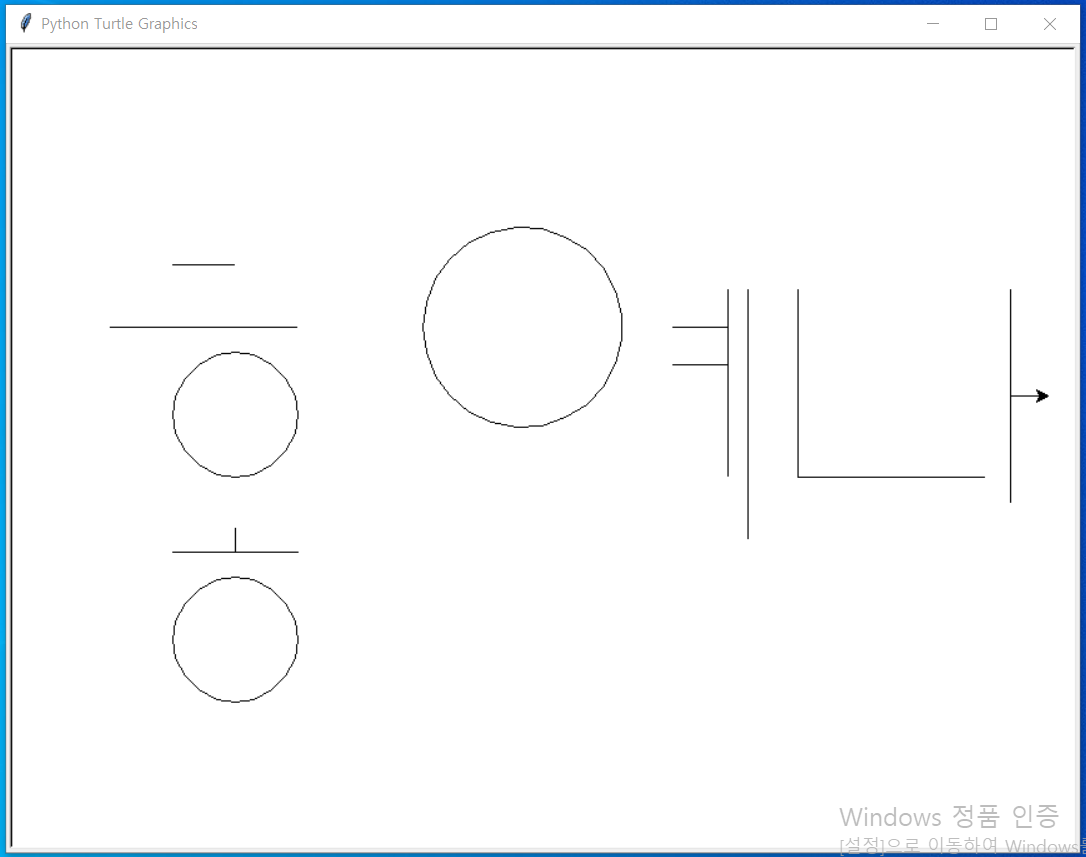

Python code for this plot:
Python 3.9.7 (tags/v3.9.7:1016ef3, Aug 30 2021, 20:19:38) [MSC v.1929 64 bit (AMD64)] on win32
Type "help", "copyright", "credits" or "license()" for more information.
>>> import turtle
>>> turtle.penup()
>>> turtle.goto(-300,100)
>>> turtle.goto(-300,150)
>>> turtle.pendown()
>>> turtle.forward(50)
>>> turtle.penup()
>>> turtle.goto(-250,100)
>>> turtle.goto(-450,100)
>>> turtle.goto(-350,100)
>>> turtle.pendown()
>>> turtle.forward(100)
>>> turtle.forward(50)
>>> 4
4
>>> turtle.penup()
>>> turtle.goto (-300,50)
>>> turtle.pendown()
>>> turtle.circle(50)
>>> turtle.undo()
>>> turtle.right(180)
>>> turtle.undo
<function undo at 0x000002126D064550>
>>> turtle.undo()
>>> turtle.undo()
>>> turtle.undo()
>>> turtle.goto(-300,30)
>>> turtle.pendown()
>>> turtle.right(90)
>>> turtle.circle(50)
>>> turtle.penup()
>>> turtle.goto(-300,-100)
>>> turtle.goto(-300,-80)
>>> turtle.left(90)
>>> turtle.forward(100)
>>> turtle.undo()
>>> turtle.pendown()
>>> turtle.forward(100)
>>> turtle.backward(50)
>>> turtle.left(90)
>>> turtle.forward(20)
>>> turtle.penup()
>>> turtle.goto(-300,-100)
>>> turtle.right(180)
>>> turtle.circle(50)
>>> turtle.forward(20)
>>> turtle.forward(30)
>>> turtle.pendown()
>>> turtle.circle(50)
>>> turtle.penup()
>>> turtle.goto(-150,100)
>>> turtle.left(90)
>>> turtle.forward(50)
>>> turtle.right(90)
>>> turtle.circle(80)
>>> turtle.pendown()
>>> turtle.circle(80)
>>> turtle.goto(-50,100)
>>> turtle.undo()
>>> turtle.penup()
>>> turtle.goto(100,100)
>>> turtle.left(90)
>>> turtle.pendown()
>>> turtle.forward(4)
>>> turtle.forwarad(40)
Traceback (most recent call last):
  File "<pyshell#62>", line 1, in <module>
    turtle.forwarad(40)
AttributeError: module 'turtle' has no attribute 'forwarad'
>>> turtle.forward(40)
>>> turtle.penup()
>>> turtle.goto(100,70)
>>> turtle.pendown()
>>> turtle.forward(40)
>>> turtle.forward(4)
>>> turtle.penup()
>>> turtle.goto(144,130)
>>> turtle.right(90)
>>> turtle.pendown()
>>> turtle.forward(200)
>>> turtle.ubdo
Traceback (most recent call last):
  File "<pyshell#74>", line 1, in <module>
    turtle.ubdo
AttributeError: module 'turtle' has no attribute 'ubdo'
>>> turtle.undo()
>>> turtle.forward(150)
>>> turtle.penup()
>>> turtle.goto(160,130)
>>> turtle.pendown()
>>> turtle.forward(200)
>>> turtle.penup()
>>> turtle.goto(200,130)
>>> turtle.pendown()
>>> turtle.forward(150)
>>> turtle.left(90)
>>> turtle.forward(150)
>>> turtle.penup()
>>> turtle.goto (270,130)
>>> turtle.forward(100)
>>> turtle.right(50)
>>> turtle.right(40)
>>> turtle.pendown()
>>> turtle.forward(170)
>>> turtle.backward(85)
>>> turtle.left(90)
>>> turtle.forward(30)
>>> 
